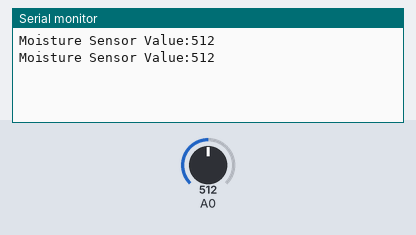
A sketch run on a simulated Arduino Uno, built with avr-gcc and run on an emulated ATmega328P. On the bench: the last lines printed to the serial monitor. The test bench sets the inputs (shaded band); at power-on: A0 = 512.

Above: at 1.8 s.
1.9 s: A0 set to 716
At 2.8 s:
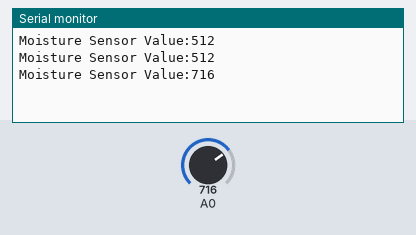
3.4 s: A0 set to 900
At 4.8 s:
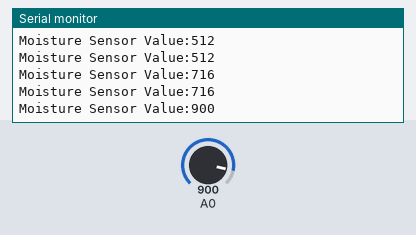
Timing chart, 0 to 6.4 s (numbered marks = the images above; inputs shaded):
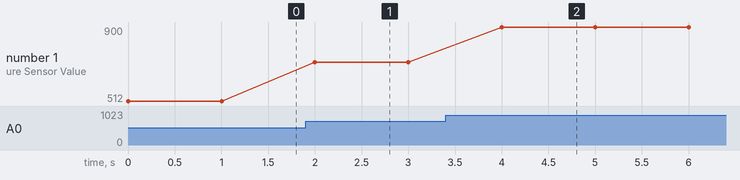

The sketch:

AnalogReadMoisture.ino
```cpp
/*
  # Example code for the moisture sensor
  # Editor     : Lauren
  # Date       : 13.01.2012
  # Version    : 1.0
  # Connect the sensor to the A0(Analog 0) pin on the Arduino board

  # the sensor value description
  # 0  ~300     dry soil
  # 300~700     humid soil
  # 700~950     in water
*/

void setup(){

  Serial.begin(57600);

}

void loop(){

  Serial.print("Moisture Sensor Value:");
  Serial.println(analogRead(A0));
  delay(1000);

}
```

Measured:
- after the input at 1.9 s, the serial monitor: prints a new line after 0.10 s (image 1)
- after the input at 3.4 s, the serial monitor: prints a new line after 0.60 s (image 2)
- plotted number 1: 512 → 716 after the input at 1.9 s, 716 → 900 after the input at 3.4 s
